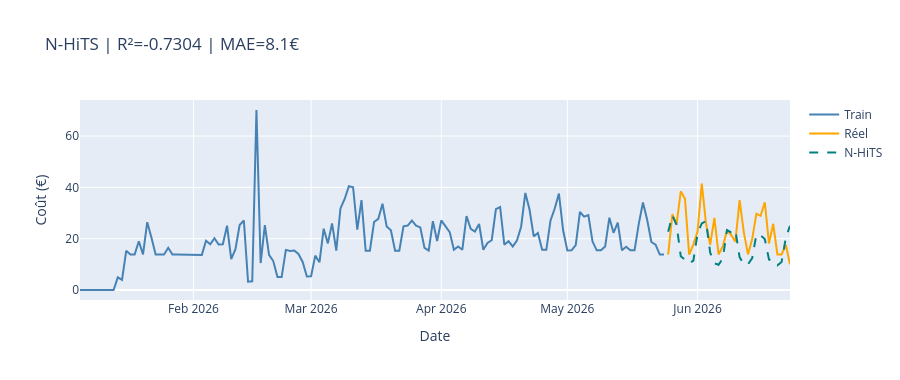

Write notebook code for a chart like this one.
### Markdown cell above
---
## Modèle 4 — N-HiTS  *(Nixtla NeuralForecast)*

**N-HiTS** (Neural Hierarchical Interpolation for Time Series) décompose la prévision en plusieurs échelles temporelles grâce à du *hierarchical interpolation*, ce qui lui permet d'être très efficace sur des séries longues ou multi-saisonnières. Challu et al. (2023).

### Code cell
from neuralforecast.models import NHITS

nhits_model = NHITS(
    h=HORIZON,
    input_size=2 * HORIZON,
    stack_types=['identity', 'identity', 'identity'],
    n_blocks=[1, 1, 1],
    mlp_units=[[256, 256], [256, 256], [256, 256]],
    interpolation_mode='linear',
    dropout_prob_theta=0.1,
    max_steps=300,
    batch_size=8,
    learning_rate=1e-3,
    random_seed=42,
    scaler_type='standard',
)

nf_nhits = NeuralForecast(models=[nhits_model], freq='D')
nf_nhits.fit(train_nf)
fc_nhits = nf_nhits.predict()

y_pred_nhits = fc_nhits['NHITS'].values
metrics_nhits = compute_metrics(y_test, y_pred_nhits, 'N-HiTS')
results.append(metrics_nhits)
forecasts_all['N-HiTS'] = y_pred_nhits

print(f"  N-HiTS — MAE={metrics_nhits['MAE']:.2f}€  RMSE={metrics_nhits['RMSE']:.2f}€  "
      f"MAPE={metrics_nhits['MAPE (%)']:.1f}%  R²={metrics_nhits['R²']:.4f}")

fig = go.Figure()
fig.add_trace(go.Scatter(x=train['ds'], y=train['y'], mode='lines', name='Train', line=dict(color='steelblue')))
fig.add_trace(go.Scatter(x=test['ds'],  y=test['y'],  mode='lines', name='Réel',  line=dict(color='orange')))
fig.add_trace(go.Scatter(x=test['ds'],  y=y_pred_nhits, mode='lines', name='N-HiTS',
                         line=dict(color='teal', dash='dash')))
fig.update_layout(title=f"N-HiTS | R²={metrics_nhits['R²']:.4f} | MAE={metrics_nhits['MAE']:.1f}€",
                  xaxis_title='Date', yaxis_title='Coût (€)', height=380)
fig.show()

### Figure 1 — Plotly figure (JSON) as saved in the notebook; plotly's stock layout.template omitted (floating-point values rounded to 4 significant figures; data arrays with more than 128 entries replaced by an {"elided": "..."} marker saying what was removed)
{"data": [{"line": {"color": "steelblue"}, "mode": "lines", "name": "Train", "type": "scatter", "x": {"elided": "140 str values"}, "y": {"elided": "140 float values"}}, {"line": {"color": "orange"}, "mode": "lines", "name": "Réel", "type": "scatter", "x": ["2026-05-25T00:00:00", "2026-05-26T00:00:00", "2026-05-27T00:00:00", "2026-05-28T00:00:00", "2026-05-29T00:00:00", "2026-05-30T00:00:00", "2026-05-31T00:00:00", "2026-06-01T00:00:00", "2026-06-02T00:00:00", "2026-06-03T00:00:00", "2026-06-04T00:00:00", "2026-06-05T00:00:00", "2026-06-06T00:00:00", "2026-06-07T00:00:00", "2026-06-08T00:00:00", "2026-06-09T00:00:00", "2026-06-10T00:00:00", "2026-06-11T00:00:00", "2026-06-12T00:00:00", "2026-06-13T00:00:00", "2026-06-14T00:00:00", "2026-06-15T00:00:00", "2026-06-16T00:00:00", "2026-06-17T00:00:00", "2026-06-18T00:00:00", "2026-06-19T00:00:00", "2026-06-20T00:00:00", "2026-06-21T00:00:00", "2026-06-22T00:00:00", "2026-06-23T00:00:00"], "y": [13.79, 29.55, 25.65, 38.47, 35.59, 13.79, 17.72, 22.88, 41.51, 26.05, 17.62, 28.11, 13.86, 16.96, 23.17, 21.49, 18.8, 35.02, 22.57, 13.86, 19.85, 29.74, 28.91, 34.2, 18.13, 25.8, 13.86, 13.86, 17.6, 9.98]}, {"line": {"color": "teal", "dash": "dash"}, "mode": "lines", "name": "N-HiTS", "type": "scatter", "x": ["2026-05-25T00:00:00", "2026-05-26T00:00:00", "2026-05-27T00:00:00", "2026-05-28T00:00:00", "2026-05-29T00:00:00", "2026-05-30T00:00:00", "2026-05-31T00:00:00", "2026-06-01T00:00:00", "2026-06-02T00:00:00", "2026-06-03T00:00:00", "2026-06-04T00:00:00", "2026-06-05T00:00:00", "2026-06-06T00:00:00", "2026-06-07T00:00:00", "2026-06-08T00:00:00", "2026-06-09T00:00:00", "2026-06-10T00:00:00", "2026-06-11T00:00:00", "2026-06-12T00:00:00", "2026-06-13T00:00:00", "2026-06-14T00:00:00", "2026-06-15T00:00:00", "2026-06-16T00:00:00", "2026-06-17T00:00:00", "2026-06-18T00:00:00", "2026-06-19T00:00:00", "2026-06-20T00:00:00", "2026-06-21T00:00:00", "2026-06-22T00:00:00", "2026-06-23T00:00:00"], "y": [22.71, 29.05, 25.44, 13.2, 11.79, 10.36, 11.44, 22.0, 25.97, 26.89, 14.55, 10.4, 9.852, 12.27, 23.35, 22.43, 23.29, 12.83, 10.04, 10.02, 12.4, 21.62, 21.25, 19.89, 11.88, 11.33, 9.611, 10.95, 20.36, 25.0]}], "layout": {"height": 380, "title": {"text": "N-HiTS | R²=-0.7304 | MAE=8.1€"}, "xaxis": {"title": {"text": "Date"}}, "yaxis": {"title": {"text": "Coût (€)"}}}}
